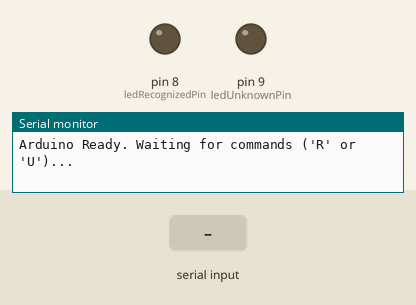
Recording of a sketch running on a simulated Arduino Leonardo, built with avr-gcc and run on an emulated ATmega32U4. On the bench: output pins drawn as LEDs (lit = HIGH), the last lines printed to the serial monitor. Inputs (shaded band) come from the test bench.

Above: at 1.2 s.
1.3 s: "R" received over Serial
At 1.7 s:
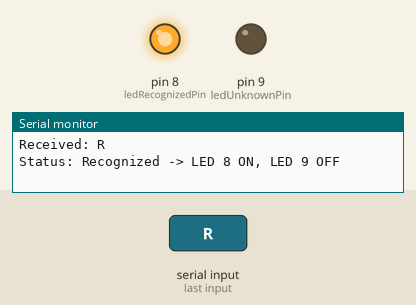
2.8 s: "U" received over Serial
At 4.0 s:
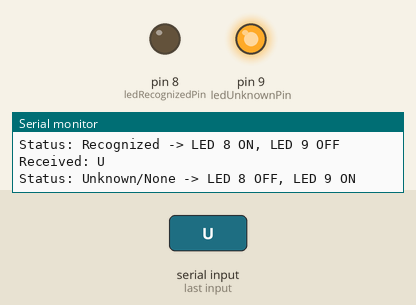
Timing chart, 0 to 5.8 s (numbered marks = the images above; inputs shaded):
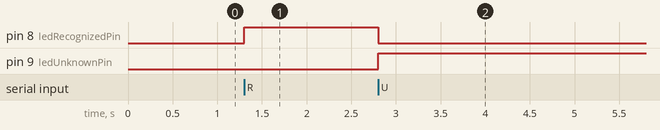

The sketch:

face_detection.ino
```cpp
// Define the LED pins
const int ledRecognizedPin = 8;  // LED to turn ON when a face is recognized
const int ledUnknownPin = 9;     // LED to turn ON when face is unknown or not found

void setup() {
  // Start Serial communication - MUST match BAUD_RATE in Python script
  Serial.begin(9600);
  while (!Serial) {
    ; // Wait for serial port connection (needed for some boards like Leonardo)
  }

  // Set LED pins as outputs
  pinMode(ledRecognizedPin, OUTPUT);
  pinMode(ledUnknownPin, OUTPUT);

  // Turn both LEDs off initially
  digitalWrite(ledRecognizedPin, LOW);
  digitalWrite(ledUnknownPin, LOW);

  Serial.println("Arduino Ready. Waiting for commands ('R' or 'U')...");
}

void loop() {
  // Check if data is available from the serial port
  if (Serial.available() > 0) {
    // Read the incoming byte (character)
    char command = Serial.read();

    Serial.print("Received: ");
    Serial.println(command); // Print received command for debugging

    // Control LEDs based on the command
    if (command == 'R') { // Recognized
      digitalWrite(ledRecognizedPin, HIGH); // Turn Recognized LED ON
      digitalWrite(ledUnknownPin, LOW);    // Turn Unknown LED OFF
      Serial.println("Status: Recognized -> LED 8 ON, LED 9 OFF");
    }
    else if (command == 'U') { // Unknown or No Face
      digitalWrite(ledRecognizedPin, LOW);     // Turn Recognized LED OFF
      digitalWrite(ledUnknownPin, HIGH);    // Turn Unknown LED ON
      Serial.println("Status: Unknown/None -> LED 8 OFF, LED 9 ON");
    }
    else {
      // Optional: Handle unexpected characters
      Serial.print("Ignoring unknown command: ");
      Serial.println(command);
    }
  }
}
```

Measured:
- after the input at 1.3 s, pin 8 (ledRecognizedPin): LOW → HIGH at once
- after the input at 2.8 s, pin 8 (ledRecognizedPin): HIGH → LOW at once; pin 9 (ledUnknownPin): LOW → HIGH at once
